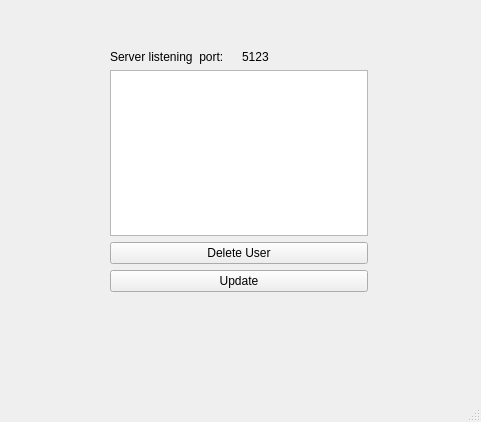
<?xml version="1.0" encoding="UTF-8"?>
<ui version="4.0">
 <class>MainWindow</class>
 <widget class="QMainWindow" name="MainWindow">
  <property name="geometry">
   <rect>
    <x>0</x>
    <y>0</y>
    <width>481</width>
    <height>422</height>
   </rect>
  </property>
  <property name="windowTitle">
   <string>MainWindow</string>
  </property>
  <widget class="QWidget" name="centralwidget">
   <widget class="QWidget" name="">
    <property name="geometry">
     <rect>
      <x>110</x>
      <y>50</y>
      <width>258</width>
      <height>242</height>
     </rect>
    </property>
    <layout class="QVBoxLayout" name="verticalLayout">
     <item>
      <layout class="QHBoxLayout" name="horizontalLayout">
       <item>
        <widget class="QLabel" name="label">
         <property name="text">
          <string>Server listening  port:</string>
         </property>
        </widget>
       </item>
       <item>
        <widget class="QLabel" name="label_2">
         <property name="text">
          <string>5123</string>
         </property>
        </widget>
       </item>
      </layout>
     </item>
     <item>
      <widget class="QTextBrowser" name="textBrowser"/>
     </item>
     <item>
      <widget class="QPushButton" name="pushButton_deleteUser">
       <property name="text">
        <string>Delete User</string>
       </property>
      </widget>
     </item>
     <item>
      <widget class="QPushButton" name="pushButton_updateTable">
       <property name="text">
        <string>Update</string>
       </property>
      </widget>
     </item>
    </layout>
   </widget>
  </widget>
  <widget class="QMenuBar" name="menubar">
   <property name="geometry">
    <rect>
     <x>0</x>
     <y>0</y>
     <width>481</width>
     <height>20</height>
    </rect>
   </property>
  </widget>
  <widget class="QStatusBar" name="statusbar"/>
 </widget>
 <resources/>
 <connections/>
</ui>
